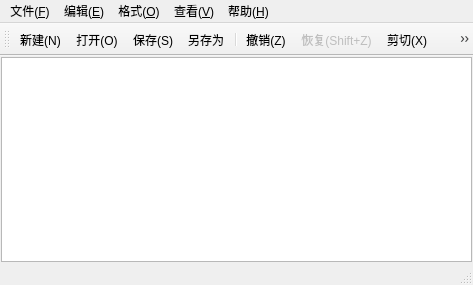
<?xml version="1.0" encoding="UTF-8"?>
<ui version="4.0">
 <class>MainWindow</class>
 <widget class="QMainWindow" name="MainWindow">
  <property name="geometry">
   <rect>
    <x>0</x>
    <y>0</y>
    <width>473</width>
    <height>285</height>
   </rect>
  </property>
  <property name="windowTitle">
   <string>小🐽文本编辑器</string>
  </property>
  <widget class="QWidget" name="centralwidget">
   <layout class="QVBoxLayout" name="verticalLayout">
    <property name="spacing">
     <number>0</number>
    </property>
    <property name="leftMargin">
     <number>1</number>
    </property>
    <property name="topMargin">
     <number>1</number>
    </property>
    <property name="rightMargin">
     <number>1</number>
    </property>
    <property name="bottomMargin">
     <number>1</number>
    </property>
    <item>
     <widget class="QPlainTextEdit" name="textEdit"/>
    </item>
   </layout>
  </widget>
  <widget class="QStatusBar" name="statusbar"/>
  <widget class="QMenuBar" name="menubar">
   <property name="geometry">
    <rect>
     <x>0</x>
     <y>0</y>
     <width>473</width>
     <height>18</height>
    </rect>
   </property>
   <widget class="QMenu" name="menu">
    <property name="title">
     <string>文件(&amp;F)</string>
    </property>
    <addaction name="actopen"/>
    <addaction name="actionNew"/>
    <addaction name="actionSave"/>
    <addaction name="actionAsave"/>
    <addaction name="separator"/>
    <addaction name="actclose"/>
   </widget>
   <widget class="QMenu" name="menu_2">
    <property name="title">
     <string>编辑(&amp;E)</string>
    </property>
    <addaction name="actionUndo"/>
    <addaction name="actionRedo"/>
    <addaction name="actioncut"/>
    <addaction name="actioncopy"/>
    <addaction name="actv"/>
    <addaction name="actspace"/>
    <addaction name="separator"/>
    <addaction name="actionfind"/>
    <addaction name="action_R"/>
    <addaction name="separator"/>
    <addaction name="action_A"/>
   </widget>
   <widget class="QMenu" name="menu_3">
    <property name="title">
     <string>格式(&amp;O)</string>
    </property>
    <addaction name="action_W"/>
    <addaction name="action_L"/>
    <addaction name="separator"/>
    <addaction name="action_F"/>
    <addaction name="actionIconColor"/>
    <addaction name="actionIconBackColor"/>
    <addaction name="actionBackColor"/>
   </widget>
   <widget class="QMenu" name="menu_V">
    <property name="title">
     <string>查看(&amp;V)</string>
    </property>
    <addaction name="action_T"/>
    <addaction name="action_State"/>
   </widget>
   <widget class="QMenu" name="menu_4">
    <property name="title">
     <string>帮助(&amp;H)</string>
    </property>
    <addaction name="actAbout"/>
   </widget>
   <addaction name="menu"/>
   <addaction name="menu_2"/>
   <addaction name="menu_3"/>
   <addaction name="menu_V"/>
   <addaction name="menu_4"/>
  </widget>
  <widget class="QToolBar" name="toolBar">
   <property name="windowTitle">
    <string>toolBar</string>
   </property>
   <property name="toolButtonStyle">
    <enum>Qt::ToolButtonStyle::ToolButtonIconOnly</enum>
   </property>
   <attribute name="toolBarArea">
    <enum>TopToolBarArea</enum>
   </attribute>
   <attribute name="toolBarBreak">
    <bool>false</bool>
   </attribute>
   <addaction name="actionNew"/>
   <addaction name="actopen"/>
   <addaction name="actionSave"/>
   <addaction name="actionAsave"/>
   <addaction name="separator"/>
   <addaction name="actionUndo"/>
   <addaction name="actionRedo"/>
   <addaction name="actioncut"/>
   <addaction name="actioncopy"/>
   <addaction name="actv"/>
   <addaction name="separator"/>
   <addaction name="actionfind"/>
   <addaction name="action_R"/>
   <addaction name="separator"/>
   <addaction name="action_F"/>
   <addaction name="action_W"/>
   <addaction name="action_L"/>
   <addaction name="separator"/>
   <addaction name="action_T"/>
   <addaction name="action_State"/>
  </widget>
  <action name="actionNew">
   <property name="icon">
    <iconset resource="res.qrc">
     <normaloff>:/images/newfile.png</normaloff>:/images/newfile.png</iconset>
   </property>
   <property name="text">
    <string>新建(N)</string>
   </property>
   <property name="toolTip">
    <string>新建文件</string>
   </property>
   <property name="shortcut">
    <string>Ctrl+N</string>
   </property>
   <property name="menuRole">
    <enum>QAction::MenuRole::NoRole</enum>
   </property>
   <property name="iconVisibleInMenu">
    <bool>true</bool>
   </property>
  </action>
  <action name="actopen">
   <property name="icon">
    <iconset resource="res.qrc">
     <normaloff>:/images/openfile.png</normaloff>:/images/openfile.png</iconset>
   </property>
   <property name="text">
    <string>打开(O)</string>
   </property>
   <property name="toolTip">
    <string>打开文件</string>
   </property>
   <property name="shortcut">
    <string>Ctrl+O</string>
   </property>
   <property name="menuRole">
    <enum>QAction::MenuRole::NoRole</enum>
   </property>
   <property name="iconVisibleInMenu">
    <bool>true</bool>
   </property>
  </action>
  <action name="actclose">
   <property name="icon">
    <iconset resource="res.qrc">
     <normaloff>:/images/exit.png</normaloff>:/images/exit.png</iconset>
   </property>
   <property name="text">
    <string>退出(X)</string>
   </property>
   <property name="toolTip">
    <string>退出</string>
   </property>
   <property name="menuRole">
    <enum>QAction::MenuRole::NoRole</enum>
   </property>
   <property name="iconVisibleInMenu">
    <bool>true</bool>
   </property>
  </action>
  <action name="actspace">
   <property name="icon">
    <iconset resource="res.qrc">
     <normaloff>:/images/empty.png</normaloff>:/images/empty.png</iconset>
   </property>
   <property name="text">
    <string>清空</string>
   </property>
   <property name="toolTip">
    <string>清空所有</string>
   </property>
   <property name="menuRole">
    <enum>QAction::MenuRole::NoRole</enum>
   </property>
  </action>
  <action name="actioncut">
   <property name="checkable">
    <bool>false</bool>
   </property>
   <property name="enabled">
    <bool>true</bool>
   </property>
   <property name="icon">
    <iconset resource="res.qrc">
     <normaloff>:/images/cut.png</normaloff>:/images/cut.png</iconset>
   </property>
   <property name="text">
    <string>剪切(X)</string>
   </property>
   <property name="toolTip">
    <string>剪切选中</string>
   </property>
   <property name="shortcut">
    <string>Ctrl+X</string>
   </property>
   <property name="menuRole">
    <enum>QAction::MenuRole::NoRole</enum>
   </property>
  </action>
  <action name="actioncopy">
   <property name="checkable">
    <bool>false</bool>
   </property>
   <property name="enabled">
    <bool>true</bool>
   </property>
   <property name="icon">
    <iconset resource="res.qrc">
     <normaloff>:/images/copy.png</normaloff>:/images/copy.png</iconset>
   </property>
   <property name="text">
    <string>复制(C)</string>
   </property>
   <property name="toolTip">
    <string>复制文本</string>
   </property>
   <property name="shortcut">
    <string>Ctrl+C</string>
   </property>
   <property name="menuRole">
    <enum>QAction::MenuRole::NoRole</enum>
   </property>
  </action>
  <action name="actv">
   <property name="checkable">
    <bool>false</bool>
   </property>
   <property name="enabled">
    <bool>true</bool>
   </property>
   <property name="icon">
    <iconset resource="res.qrc">
     <normaloff>:/images/paste.png</normaloff>:/images/paste.png</iconset>
   </property>
   <property name="text">
    <string>粘贴(V)</string>
   </property>
   <property name="toolTip">
    <string>粘贴文本</string>
   </property>
   <property name="shortcut">
    <string>Ctrl+V</string>
   </property>
   <property name="menuRole">
    <enum>QAction::MenuRole::NoRole</enum>
   </property>
  </action>
  <action name="action_5">
   <property name="checkable">
    <bool>true</bool>
   </property>
   <property name="icon">
    <iconset resource="res.qrc">
     <normaloff>:/images/ITL.BMP</normaloff>:/images/ITL.BMP</iconset>
   </property>
   <property name="text">
    <string>斜体</string>
   </property>
   <property name="menuRole">
    <enum>QAction::MenuRole::TextHeuristicRole</enum>
   </property>
  </action>
  <action name="actb">
   <property name="checkable">
    <bool>true</bool>
   </property>
   <property name="icon">
    <iconset resource="res.qrc">
     <normaloff>:/images/BLD.BMP</normaloff>:/images/BLD.BMP</iconset>
   </property>
   <property name="text">
    <string>粗体</string>
   </property>
   <property name="menuRole">
    <enum>QAction::MenuRole::TextHeuristicRole</enum>
   </property>
  </action>
  <action name="actunder">
   <property name="checkable">
    <bool>true</bool>
   </property>
   <property name="icon">
    <iconset resource="res.qrc">
     <normaloff>:/images/UNDRLN.BMP</normaloff>:/images/UNDRLN.BMP</iconset>
   </property>
   <property name="text">
    <string>下划线</string>
   </property>
   <property name="menuRole">
    <enum>QAction::MenuRole::TextHeuristicRole</enum>
   </property>
  </action>
  <action name="actAbout">
   <property name="icon">
    <iconset resource="res.qrc">
     <normaloff>:/images/about.png</normaloff>:/images/about.png</iconset>
   </property>
   <property name="text">
    <string>关于(A)</string>
   </property>
   <property name="toolTip">
    <string>关于...</string>
   </property>
   <property name="menuRole">
    <enum>QAction::MenuRole::NoRole</enum>
   </property>
   <property name="iconVisibleInMenu">
    <bool>true</bool>
   </property>
   <property name="shortcutVisibleInContextMenu">
    <bool>true</bool>
   </property>
  </action>
  <action name="actionSave">
   <property name="icon">
    <iconset resource="res.qrc">
     <normaloff>:/images/savefile.png</normaloff>:/images/savefile.png</iconset>
   </property>
   <property name="text">
    <string>保存(S)</string>
   </property>
   <property name="toolTip">
    <string>保存文档</string>
   </property>
   <property name="shortcut">
    <string>Ctrl+S</string>
   </property>
   <property name="menuRole">
    <enum>QAction::MenuRole::NoRole</enum>
   </property>
  </action>
  <action name="actionAsave">
   <property name="icon">
    <iconset resource="res.qrc">
     <normaloff>:/images/ansavefile.png</normaloff>:/images/ansavefile.png</iconset>
   </property>
   <property name="text">
    <string>另存为</string>
   </property>
   <property name="toolTip">
    <string>另存于...</string>
   </property>
   <property name="menuRole">
    <enum>QAction::MenuRole::NoRole</enum>
   </property>
  </action>
  <action name="actionUndo">
   <property name="checkable">
    <bool>true</bool>
   </property>
   <property name="enabled">
    <bool>true</bool>
   </property>
   <property name="icon">
    <iconset resource="res.qrc">
     <normaloff>:/images/revocate.png</normaloff>:/images/revocate.png</iconset>
   </property>
   <property name="text">
    <string>撤销(Z)</string>
   </property>
   <property name="toolTip">
    <string>撤销上一步</string>
   </property>
   <property name="shortcut">
    <string>Ctrl+Z</string>
   </property>
   <property name="menuRole">
    <enum>QAction::MenuRole::NoRole</enum>
   </property>
  </action>
  <action name="actionRedo">
   <property name="checkable">
    <bool>true</bool>
   </property>
   <property name="enabled">
    <bool>false</bool>
   </property>
   <property name="icon">
    <iconset resource="res.qrc">
     <normaloff>:/images/reback.png</normaloff>:/images/reback.png</iconset>
   </property>
   <property name="text">
    <string>恢复(Shift+Z)</string>
   </property>
   <property name="toolTip">
    <string>恢复上一步</string>
   </property>
   <property name="shortcut">
    <string>Ctrl+Shift+Z</string>
   </property>
   <property name="menuRole">
    <enum>QAction::MenuRole::NoRole</enum>
   </property>
  </action>
  <action name="actionfind">
   <property name="icon">
    <iconset resource="res.qrc">
     <normaloff>:/images/find.png</normaloff>:/images/find.png</iconset>
   </property>
   <property name="text">
    <string>查找(Shift+F)</string>
   </property>
   <property name="shortcut">
    <string>Ctrl+Shift+S</string>
   </property>
   <property name="menuRole">
    <enum>QAction::MenuRole::NoRole</enum>
   </property>
  </action>
  <action name="action_R">
   <property name="icon">
    <iconset resource="res.qrc">
     <normaloff>:/images/replace.png</normaloff>:/images/replace.png</iconset>
   </property>
   <property name="text">
    <string>替换(H)</string>
   </property>
   <property name="toolTip">
    <string>替换...</string>
   </property>
   <property name="shortcut">
    <string>Ctrl+H</string>
   </property>
   <property name="menuRole">
    <enum>QAction::MenuRole::NoRole</enum>
   </property>
  </action>
  <action name="action_A">
   <property name="icon">
    <iconset resource="res.qrc">
     <normaloff>:/images/allselect.png</normaloff>:/images/allselect.png</iconset>
   </property>
   <property name="text">
    <string>全选(A)</string>
   </property>
   <property name="toolTip">
    <string>全选</string>
   </property>
   <property name="shortcut">
    <string>Ctrl+A</string>
   </property>
   <property name="menuRole">
    <enum>QAction::MenuRole::NoRole</enum>
   </property>
  </action>
  <action name="action_W">
   <property name="checkable">
    <bool>true</bool>
   </property>
   <property name="icon">
    <iconset resource="res.qrc">
     <normaloff>:/images/autoenter.png</normaloff>:/images/autoenter.png</iconset>
   </property>
   <property name="text">
    <string>自动换行(W)</string>
   </property>
   <property name="toolTip">
    <string>自动换行</string>
   </property>
   <property name="menuRole">
    <enum>QAction::MenuRole::NoRole</enum>
   </property>
  </action>
  <action name="action_L">
   <property name="checkable">
    <bool>true</bool>
   </property>
   <property name="icon">
    <iconset resource="res.qrc">
     <normaloff>:/images/lookline.png</normaloff>:/images/lookline.png</iconset>
   </property>
   <property name="text">
    <string>显示行号(L)</string>
   </property>
   <property name="toolTip">
    <string>显示行号</string>
   </property>
   <property name="shortcut">
    <string>Ctrl+L</string>
   </property>
   <property name="menuRole">
    <enum>QAction::MenuRole::NoRole</enum>
   </property>
  </action>
  <action name="action_F">
   <property name="icon">
    <iconset resource="res.qrc">
     <normaloff>:/images/icon.png</normaloff>:/images/icon.png</iconset>
   </property>
   <property name="text">
    <string>字体(F)</string>
   </property>
   <property name="menuRole">
    <enum>QAction::MenuRole::NoRole</enum>
   </property>
  </action>
  <action name="actionIconBackColor">
   <property name="text">
    <string>字体背景色</string>
   </property>
   <property name="menuRole">
    <enum>QAction::MenuRole::NoRole</enum>
   </property>
  </action>
  <action name="actionIconColor">
   <property name="text">
    <string>字体颜色</string>
   </property>
   <property name="menuRole">
    <enum>QAction::MenuRole::NoRole</enum>
   </property>
  </action>
  <action name="actionBackColor">
   <property name="text">
    <string>编辑器背景色</string>
   </property>
   <property name="menuRole">
    <enum>QAction::MenuRole::NoRole</enum>
   </property>
  </action>
  <action name="action_T">
   <property name="checkable">
    <bool>true</bool>
   </property>
   <property name="icon">
    <iconset resource="res.qrc">
     <normaloff>:/images/tool.png</normaloff>:/images/tool.png</iconset>
   </property>
   <property name="text">
    <string>工具栏(T)</string>
   </property>
   <property name="menuRole">
    <enum>QAction::MenuRole::NoRole</enum>
   </property>
  </action>
  <action name="action_State">
   <property name="checkable">
    <bool>true</bool>
   </property>
   <property name="icon">
    <iconset resource="res.qrc">
     <normaloff>:/images/state.png</normaloff>:/images/state.png</iconset>
   </property>
   <property name="text">
    <string>状态栏(Shift+S)</string>
   </property>
   <property name="shortcut">
    <string>Ctrl+Shift+S</string>
   </property>
   <property name="menuRole">
    <enum>QAction::MenuRole::NoRole</enum>
   </property>
  </action>
 </widget>
 <resources>
  <include location="res.qrc"/>
 </resources>
 <connections>
  <connection>
   <sender>actclose</sender>
   <signal>triggered()</signal>
   <receiver>MainWindow</receiver>
   <slot>close()</slot>
   <hints>
    <hint type="sourcelabel">
     <x>-1</x>
     <y>-1</y>
    </hint>
    <hint type="destinationlabel">
     <x>236</x>
     <y>142</y>
    </hint>
   </hints>
  </connection>
 </connections>
</ui>
